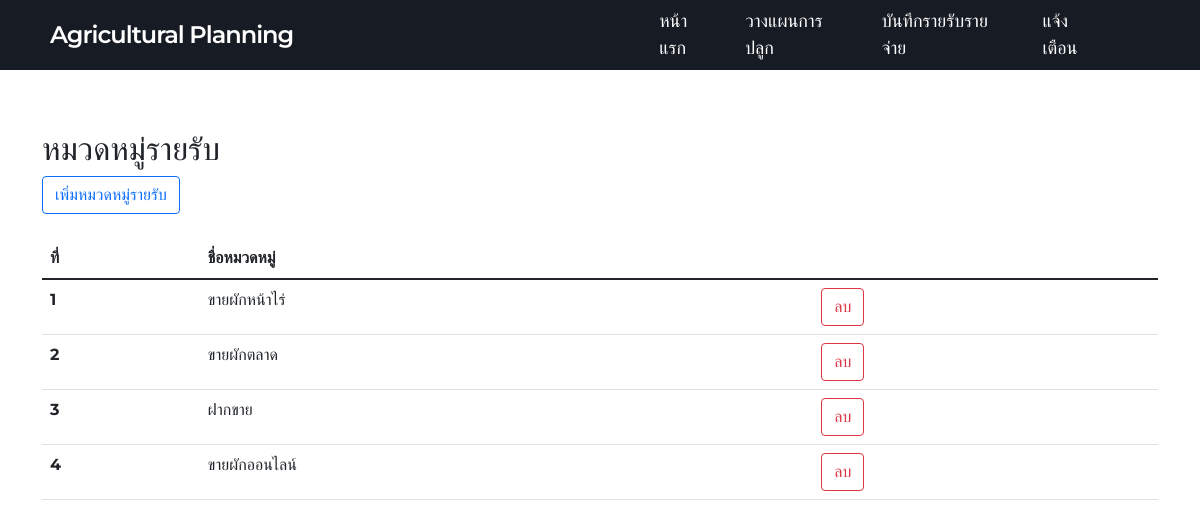
The app's page /Income_category.php with its own data.
### tables this page shows
CREATE TABLE `category_income` (
  `id_category_income` int(11) NOT NULL,
  `Name_category_income` varchar(99) NOT NULL,
  `id_user` int(11) NOT NULL
);

### Income_category.php (the view, shortened to what this page needs)
<!DOCTYPE html>
<html lang="en">
<head>
    <?php include "./user_menu.php" ?>
    <link rel="stylesheet" href="https://cdnjs.cloudflare.com/ajax/libs/font-awesome/4.7.0/css/font-awesome.min.css">
    <link href="https://cdn.jsdelivr.net/npm/bootstrap@5.1.3/dist/css/bootstrap.min.css" rel="stylesheet">
    <link rel="stylesheet" href="./style/Income_category.css">
</head>
<?php
$all_income = "SELECT * FROM  category_income ";
$result = mysqli_query($conn, $all_income);
$i =1;
?>
<body>
    <div class="container">
        <h2>หมวดหมู่รายรับ</h2>
        <a type="sumtin" class="btn btn-outline-primary" data-bs-toggle="modal" data-bs-target="#exampleModal">เพิ่มหมวดหมู่รายรับ</a><br><br>
        <table class="table">
            <thead>
                <tr>
                    <th scope="col">ที่</th>
                    <th scope="col">ชื่อหมวดหมู่</th>
                </tr>
            </thead>
            <tbody>
                <?php while ($row = $result->fetch_assoc()) :
                ?>
                    <tr>
                        <th scope="row"><?php echo $i ?></th>
                        <td><?php echo $row['Name_category_income']; ?></td>
                        <td>
                            <form method="GET">
                                <a type="sumtin" class="btn btn-outline-danger" name="delete" href="delete_income.php ?id_category_income=<?php echo $row['id_category_income']; ?>">ลบ</a>
                            </form>
                        </td>
                    </tr>
                  <?php $i++; ?>
                <?php endwhile ?>
            </tbody>
        </table>
    </div>
</body>
</html>

### style/user_menu1.css (style rules this page uses)
* { margin: 0; padding: 0; outline: none; box-sizing: border-box; font-family: 'Montserrat', sans-serif; }
body { background: #f2f2f2; }

### style/Income_category.css (style rules this page uses)
* { margin: 0; padding: 0; }
.container { margin-top: 5%; }

### records on screen
category_income: Name_category_income "ขายผักหน้าไร่"
category_income: Name_category_income "ขายผักตลาด"
category_income: Name_category_income "ฝากขาย"
category_income: Name_category_income "ขายผักออนไลน์"
